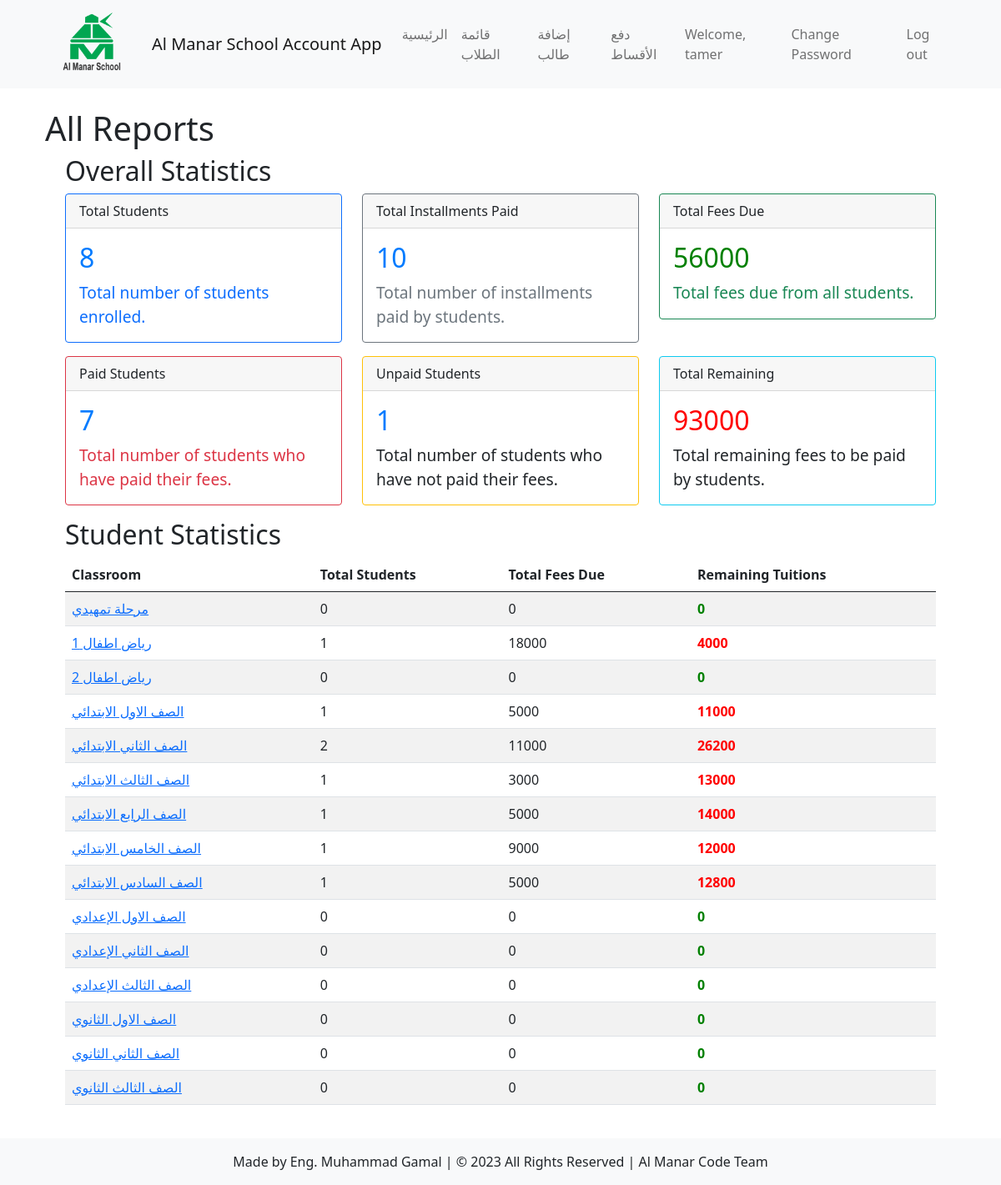
The page /students/all_reports/ (signed in) on the database its author committed.
### account/models.py (models this page shows)
class User(AbstractUser):
    username = models.CharField(max_length=150, unique=True)  # Add the username field
    date_of_enrollment = models.DateField(null=True, blank=True)
    national_id = models.CharField(max_length=20, null=True, blank=True)
    department = models.CharField(max_length=20, choices=[
        ('accounts', 'Accounts'),
        ('student_affairs', 'Student Affairs'),
        ('administration', 'Administration')
    ])
    USERNAME_FIELD = 'username'
    objects = CustomUserManager()
    class Meta:
        permissions = [
            ('can_view_reports', 'Can view all reports'),
            ('can_edit_employee', 'Can edit employee profile'),
            ('can_add_student', 'Can add new student'),
            ('can_edit_student', 'Can edit student profile'),
            ('can_add_expense', 'Can add new expense'),
            ('can_pay_installment', 'Can pay student installment')
        ]

### students/models.py (models this page shows)
class Classroom(models.Model):
    CLASS_CHOICES = (
        ('', 'اختار المرحلة التعليمية'),
        ('BC', 'مرحلة تمهيدي'),
        ('KG1', 'رياض أطفال 1'),
        ('KG2', 'رياض أطفال 2'),
        ('Prim1', 'الصف الأول الابتدائي'),
        ('Prim2', 'الصف الثاني الابتدائي'),
        ('Prim3', 'الصف الثالث الابتدائي'),
        ('Prim4', 'الصف الرابع الابتدائي'),
        ('Prim5', 'الصف الخامس الابتدائي'),
        ('Prim6', 'الصف السادس الابتدائي'),
        ('Prep7', 'الصف الأول الإعدادي'),
        ('Prep8', 'الصف الثاني الإعدادي'),
        ('Prep9', 'الصف الثالث الإعدادي'),
        ('Sec1', 'الصف الأول الثانوي'),
        ('Sec2', 'الصف الثاني الثانوي'),
        ('Sec3', 'الصف الثالث الثانوي'),
    )
    name = models.CharField(max_length=100, default='Default Classroom Name', null=True)
    stage = models.CharField(max_length=50, choices=CLASS_CHOICES, default='default_value', null=True)
    educational_stage = models.ForeignKey(EducationalStage, on_delete=models.CASCADE)
    fee_per_student = models.DecimalField(max_digits=8, decimal_places=2, default=0)
    def __str__(self):
        return self.name

### students/views.py (the view)
# urls.py: path('all_reports/', views.all_reports, name='all_reports'),
@never_cache
@login_required
def all_reports(request):
    total_students = Student.objects.count()
    total_installments_paid = Tuition.objects.filter(paid=True).count()
    total_fees_due = Student.objects.aggregate(total_payments=Sum('total_payments'))['total_payments'] or 0
    total_fees_due *= total_students
    paid_students = Student.objects.filter(tuitions__paid=True).distinct().count()
    total_fees_paid = Tuition.objects.filter(paid=True).aggregate(total=Sum('amount_tuition'))['total'] or 0
    classroom_stats = []
    classrooms = Classroom.objects.all()
    for classroom in classrooms:
        total_students_classroom = classroom.student_set.count()
        total_fees_due_classroom = classroom.student_set.aggregate(total_payments=Sum('total_payments'))['total_payments'] or 0
        total_paid_students = classroom.student_set.filter(tuitions__paid=True).count()
        total_unpaid_students = 0  # Set total_unpaid_students initially to 0
        if total_paid_students < total_students_classroom:
            total_unpaid_students = total_students_classroom - total_paid_students
        total_remaining_tuitions = (Expense.objects.filter(classroom=classroom).aggregate(total_expense=Sum('amount'))['total_expense'] or 0) * total_students_classroom
        total_remaining_tuitions -= total_fees_due_classroom
        classroom_stat = {
            'classroom': classroom,
            'total_students': total_students_classroom,
            'total_fees_due': total_fees_due_classroom,
            'total_paid_students': total_paid_students,
            'total_unpaid_students': total_unpaid_students,
            'remaining_tuitions': total_remaining_tuitions,
        }
        classroom_stats.append(classroom_stat)
    total_remaining = sum(classroom['remaining_tuitions'] for classroom in classroom_stats)
    total_fees_due = sum(classroom['total_fees_due'] for classroom in classroom_stats)
    context = {
        'total_students': total_students,
        'total_installments_paid': total_installments_paid,
        'total_fees_due': total_fees_due,
        'paid_students': paid_students,
        'unpaid_students': total_students - paid_students,
        'total_remaining': total_remaining,
        'classroom_stats': classroom_stats,
    }
    return render(request, 'students/all_reports.html', context)

### students/templates/students/all_reports.html (shortened to what this page needs)
{% extends 'students/base.html' %}
{% block content %}
  <h1>All Reports</h1>
  <div class="container">
    <h2>Overall Statistics</h2>
    <div class="row">
      <div class="col-md-4 mb-3">
        <div class="card border-primary">
          <div class="card-header">Total Students</div>
          <div class="card-body text-primary">
            <h5 class="card-title">{{ total_students }}</h5>
            <p class="card-text">Total number of students enrolled.</p>
          </div>
        </div>
      </div>
      <div class="col-md-4 mb-3">
        <div class="card border-secondary">
          <div class="card-header">Total Installments Paid</div>
          <div class="card-body text-secondary">
            <h5 class="card-title">{{ total_installments_paid }}</h5>
            <p class="card-text">Total number of installments paid by students.</p>
          </div>
        </div>
      </div>
      <div class="col-md-4 mb-3">
        <div class="card border-success">
          <div class="card-header">Total Fees Due</div>
          <div class="card-body text-success">
            <h5 class="card-title" style="color: {% if total_fees_due < 0 %}red{% elif total_fees_due > 0 %}green{% else %}green{% endif %}">
              {{ total_fees_due }}
            </h5>
            <p class="card-text">Total fees due from all students.</p>
          </div>
        </div>
      </div>
      <div class="col-md-4 mb-3">
        <div class="card border-danger">
          <div class="card-header">Paid Students</div>
          <div class="card-body text-danger">
            <h5 class="card-title">{{ paid_students }}</h5>
            <p class="card-text">Total number of students who have paid their fees.</p>
          </div>
        </div>
      </div>
      <div class="col-md-4 mb-3">
        <div class="card border-warning">
          <div class="card-header">Unpaid Students</div>
          <div class="card-body">
            <h5 class="card-title">{{ unpaid_students }}</h5>
            <p class="card-text">Total number of students who have not paid their fees.</p>
          </div>
        </div>
      </div>
      <div class="col-md-4 mb-3">
        <div class="card border-info">
          <div class="card-header">Total Remaining</div>
          <div class="card-body">
            <h5 class="card-title" style="color: {% if total_remaining > 0 %}red{% elif total_remaining < 0 %}green{% else %}green{% endif %}">
              {{ total_remaining }}
            </h5>
            <p class="card-text">Total remaining fees to be paid by students.</p>
          </div>
        </div>
      </div>
    </div>
  </div>
  <div class="container">
    <h2>Student Statistics</h2>
    <div class="row">
      <div class="col-md-12">
        <table class="table table-striped">
          <thead>
            <tr>
              <th>Classroom</th>
              <th>Total Students</th>
              <th>Total Fees Due</th>
              <th>Remaining Tuitions</th>
            </tr>
          </thead>
          <tbody>
            {% for classroom_stat in classroom_stats %}
              <tr>
                <td>
                  <a href="{% url 'students:classroom_details' classroom_stat.classroom.id %}">
                    {{ classroom_stat.classroom }}
                  </a>
                </td>
                <td>{{ classroom_stat.total_students }}</td>
                <td>{{ classroom_stat.total_fees_due }}</td>
                <td>
                  <strong style="color: {% if classroom_stat.remaining_tuitions > 0 %}red{% elif classroom_stat.remaining_tuitions < 0 %}green{% else %}green{% endif %}">
                    {{ classroom_stat.remaining_tuitions }}
                  </strong>
                </td>
              </tr>
            {% endfor %}
          </tbody>
        </table>
      </div>
    </div>
  </div>
{% endblock %}

### students/templates/students/base.html (shortened to what this page needs)
{% load static %}
{% load crispy_forms_tags %}
<!DOCTYPE html>
<html lang="en">
<head>
<link rel="stylesheet" href="{% static 'css/bootstrap.css' %}">
<link rel="stylesheet" href="{% static 'css/bootstrap.min.css' %}">
<link rel="stylesheet" href="{% static 'css/bootstrap.rtl.css' %}">
<link rel="stylesheet" href="{% static 'css/bootstrap.rtl.min.css' %}">
<link rel="stylesheet" href="{% static 'css/bootstrap-grid.css' %}">
<link rel="stylesheet" href="{% static 'css/bootstrap-grid.min.css' %}">
<link rel="stylesheet" href="{% static 'css/bootstrap-grid.rtl.css' %}">
<link rel="stylesheet" href="{% static 'css/bootstrap-grid.rtl.min.css' %}">
<link rel="stylesheet" href="{% static 'css/bootstrap-reboot.css' %}">
<link rel="stylesheet" href="{% static 'css/bootstrap-reboot.min.css' %}">
<link rel="stylesheet" href="{% static 'css/bootstrap-reboot.rtl.css' %}">
<link rel="stylesheet" href="{% static 'css/bootstrap-reboot.rtl.min.css' %}">
<link rel="stylesheet" href="{% static 'css/bootstrap-utilities.css' %}">
<link rel="stylesheet" href="{% static 'css/bootstrap-utilities.min.css' %}">
<link rel="stylesheet" href="{% static 'css/bootstrap-utilities.rtl.css' %}">
<link rel="stylesheet" href="{% static 'css/bootstrap-utilities.rtl.min.css' %}">
<link rel="stylesheet" href="{% static 'css/style.css' %}">
<link rel="stylesheet" href="https://use.fontawesome.com/releases/v5.15.3/css/all.css">
<link rel="stylesheet" href="https://cdn.jsdelivr.net/npm/bootstrap-icons%401.5.0/font/bootstrap-icons.css">
<link rel="stylesheet" href="https://cdnjs.cloudflare.com/ajax/libs/twitter-bootstrap/5.0.2/css/bootstrap.min.css" />
</head>
<body>
  <nav class="navbar navbar-expand-lg navbar-light bg-light">
    <div class="container">
      <a class="navbar-brand" href="#">
        <img src="{% static 'img/logo.png' %}" alt="Logo" width="80">
      </a>
      <a class="navbar-brand" href="#">Al Manar School Account App</a>
      <div class="collapse navbar-collapse" id="navbarNav">
        <ul class="navbar-nav me-auto">
          <li class="nav-item">
            <a class="nav-link {% if request.resolver_match.url_name == 'home' %}active{% endif %}" href="{% url 'students:home' %}">الرئيسية</a>
          </li>
          <li class="nav-item">
            <a class="nav-link {% if request.resolver_match.url_name == 'student_list' %}active{% endif %}" href="{% url 'students:student_list' %}">قائمة الطلاب</a>
          </li>
          <li class="nav-item">
            <a class="nav-link {% if request.resolver_match.url_name == 'add_student' %}active{% endif %}" href="{% url 'students:add_student' %}">إضافة طالب</a>
          </li>
          <li class="nav-item">
            <a class="nav-link {% if request.resolver_match.url_name == 'search_student' %}active{% endif %}" href="{% url 'students:search_student' %}">دفع الأقساط</a>
          </li>
        </ul>
        <ul class="navbar-nav">
          {% if user.is_authenticated %}
            <li class="nav-item">
              <a class="nav-link" href="{% url 'account:view_profile' %}">Welcome, {{ user.username }}</a>
            </li>
            <li class="nav-item">
              <a class="nav-link" href="{% url 'account:change_password' %}">Change Password</a>
            </li>
            <li class="nav-item">
              <a class="nav-link" href="{% url 'logout' %}">Log out</a>
            </li>
          {% endif %}
        </ul>
      </div>
    </div>
  </nav>
<div class="container py-4">
    {% block content %}
    {% endblock %}
</div>
<footer class="bg-light text-center py-3">
  Made by Eng. Muhammad Gamal | © 2023 All Rights Reserved | Al Manar Code Team
</footer>
</body>
</html>

### students/static/css/style.css (style rules this page uses)
.card { max-width: 600px; margin: 0 auto; background-color: #f8f9fa; }
.card-title { color: #007bff; font-size: 2rem; font-weight: 500; }
.card-text { font-size: 1.2rem; margin-bottom: 0.5rem; }

### rows shown on the page
User: username "tamer"
Classroom: classroom "مرحلة تمهيدي", total_students "0", total_fees_due "0", remaining_tuitions "0"
Classroom: classroom "رياض اطفال 1", total_students "1", total_fees_due "18000", remaining_tuitions "4000"
Classroom: classroom "رياض اطفال 2", total_students "0", total_fees_due "0", remaining_tuitions "0"
Classroom: classroom "الصف الاول الابتدائي", total_students "1", total_fees_due "5000", remaining_tuitions "11000"
Classroom: classroom "الصف الثاني الابتدائي", total_students "2", total_fees_due "11000", remaining_tuitions "26200"
Classroom: classroom "الصف الثالث الابتدائي", total_students "1", total_fees_due "3000", remaining_tuitions "13000"
Classroom: classroom "الصف الرابع الابتدائي", total_students "1", total_fees_due "5000", remaining_tuitions "14000"
Classroom: classroom "الصف الخامس الابتدائي", total_students "1", total_fees_due "9000", remaining_tuitions "12000"
Classroom: classroom "الصف السادس الابتدائي", total_students "1", total_fees_due "5000", remaining_tuitions "12800"
Classroom: classroom "الصف الاول الإعدادي", total_students "0", total_fees_due "0", remaining_tuitions "0"
Classroom: classroom "الصف الثاني الإعدادي", total_students "0", total_fees_due "0", remaining_tuitions "0"
Classroom: classroom "الصف الثالث الإعدادي", total_students "0", total_fees_due "0", remaining_tuitions "0"
Classroom: classroom "الصف الاول الثانوي", total_students "0", total_fees_due "0", remaining_tuitions "0"
Classroom: classroom "الصف الثاني الثانوي", total_students "0", total_fees_due "0", remaining_tuitions "0"
Classroom: classroom "الصف الثالث الثانوي", total_students "0", total_fees_due "0", remaining_tuitions "0"

### other values the page prints
{{ total_students }} "8"
{{ total_installments_paid }} "10"
{{ total_fees_due }} "56000"
{{ paid_students }} "7"
{{ unpaid_students }} "1"
{{ total_remaining }} "93000"
